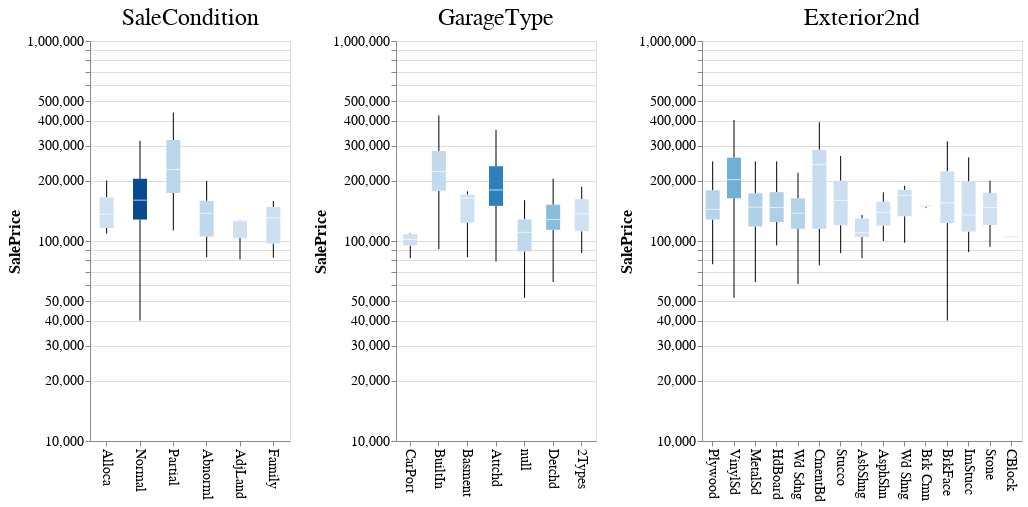

Notebook cell for this chart:
### Markdown cell above
The following diagrams show the relation between the worst 3 features and the target variables.

### Code cell
worst1 = box_plot(df_dev, "SaleCondition", labelAngle=90)
worst2 = box_plot(df_dev, "GarageType", labelAngle=90)
worst3 = box_plot(df_dev, "Exterior2nd", width=320, labelAngle=90)

worst1 | worst2 | worst3

### Figure 1 — Vega-Lite specification as saved in the notebook (floating-point values rounded to 4 significant figures; data arrays with more than 128 entries replaced by an {"elided": "..."} marker saying what was removed)
{"config": {"view": {"height": 400, "width": 800}, "title": {"fontSize": 24, "fontWeight": "normal", "titleAlign": "center"}, "axisLeft": {"labelFontSize": 14, "titleFontSize": 16}, "axisRight": {"labelFontSize": 14, "titleFontSize": 16}, "header": {"labelFontSize": 14, "titleFontSize": 16, "titleAlign": "left"}, "axisBottom": {"labelFontSize": 14, "titleFontSize": 16}, "legend": {"labelFontSize": 12, "titleFontSize": 14}, "range": {"category": {"scheme": "category10"}}}, "hconcat": [{"data": {"name": "data-79cabe4339ba509fd759182fce635dde"}, "mark": "boxplot", "encoding": {"color": {"type": "quantitative", "aggregate": "count", "legend": null}, "x": {"type": "nominal", "axis": {"labelAngle": 90}, "field": "SaleCondition", "sort": null, "title": null}, "y": {"type": "quantitative", "field": "SalePrice", "scale": {"type": "log"}}}, "title": "SaleCondition", "width": 200}, {"data": {"name": "data-2369ff8fe8ac5654d7b40a69ea4f06ec"}, "mark": "boxplot", "encoding": {"color": {"type": "quantitative", "aggregate": "count", "legend": null}, "x": {"type": "nominal", "axis": {"labelAngle": 90}, "field": "GarageType", "sort": null, "title": null}, "y": {"type": "quantitative", "field": "SalePrice", "scale": {"type": "log"}}}, "title": "GarageType", "width": 200}, {"data": {"name": "data-158c6955ce37f06730bb391aec3ff213"}, "mark": "boxplot", "encoding": {"color": {"type": "quantitative", "aggregate": "count", "legend": null}, "x": {"type": "nominal", "axis": {"labelAngle": 90}, "field": "Exterior2nd", "sort": null, "title": null}, "y": {"type": "quantitative", "field": "SalePrice", "scale": {"type": "log"}}}, "title": "Exterior2nd", "width": 320}], "$schema": "https://vega.github.io/schema/vega-lite/v4.8.1.json", "datasets": {"data-79cabe4339ba509fd759182fce635dde": {"elided": "438 records"}, "data-2369ff8fe8ac5654d7b40a69ea4f06ec": {"elided": "438 records"}, "data-158c6955ce37f06730bb391aec3ff213": {"elided": "438 records"}}}
